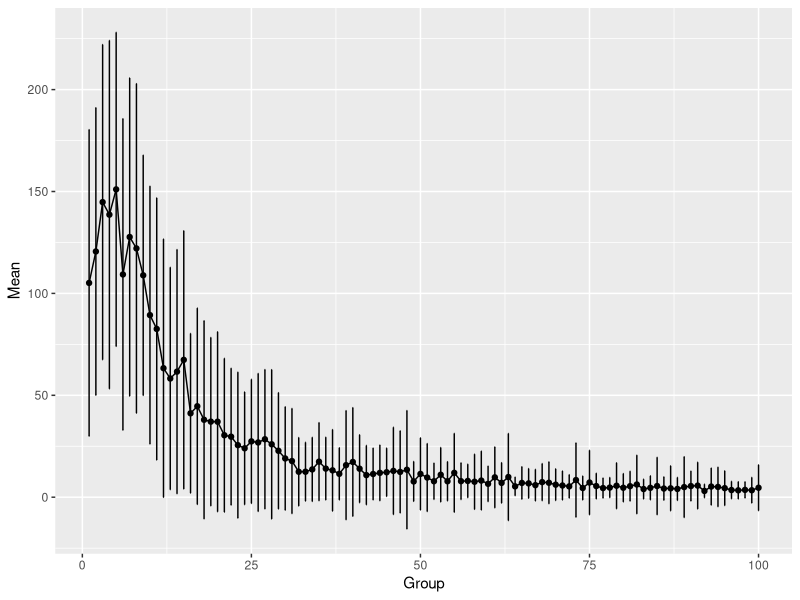

This figure's R source:
## ---- chunk 1
library(ggplot2)
## ---- chunk 2
results <- scan(file = "Branin-Hoo_Results_BASS.csv")
results <- matrix(results, ncol = 100, byrow = TRUE)

Group <- 1:100
Mean <- apply(results[11:110,], 1, mean)
SD <- apply(results[11:110,], 1, sd) 
df <- data.frame(Group,Mean,SD)
## ---- chunk 3
ggplot(data=df, aes(x=Group, y=Mean, group=1)) +
  geom_errorbar(aes(ymin=Mean-SD, ymax=Mean+SD), width=.1) +
  geom_line()+
  geom_point()
